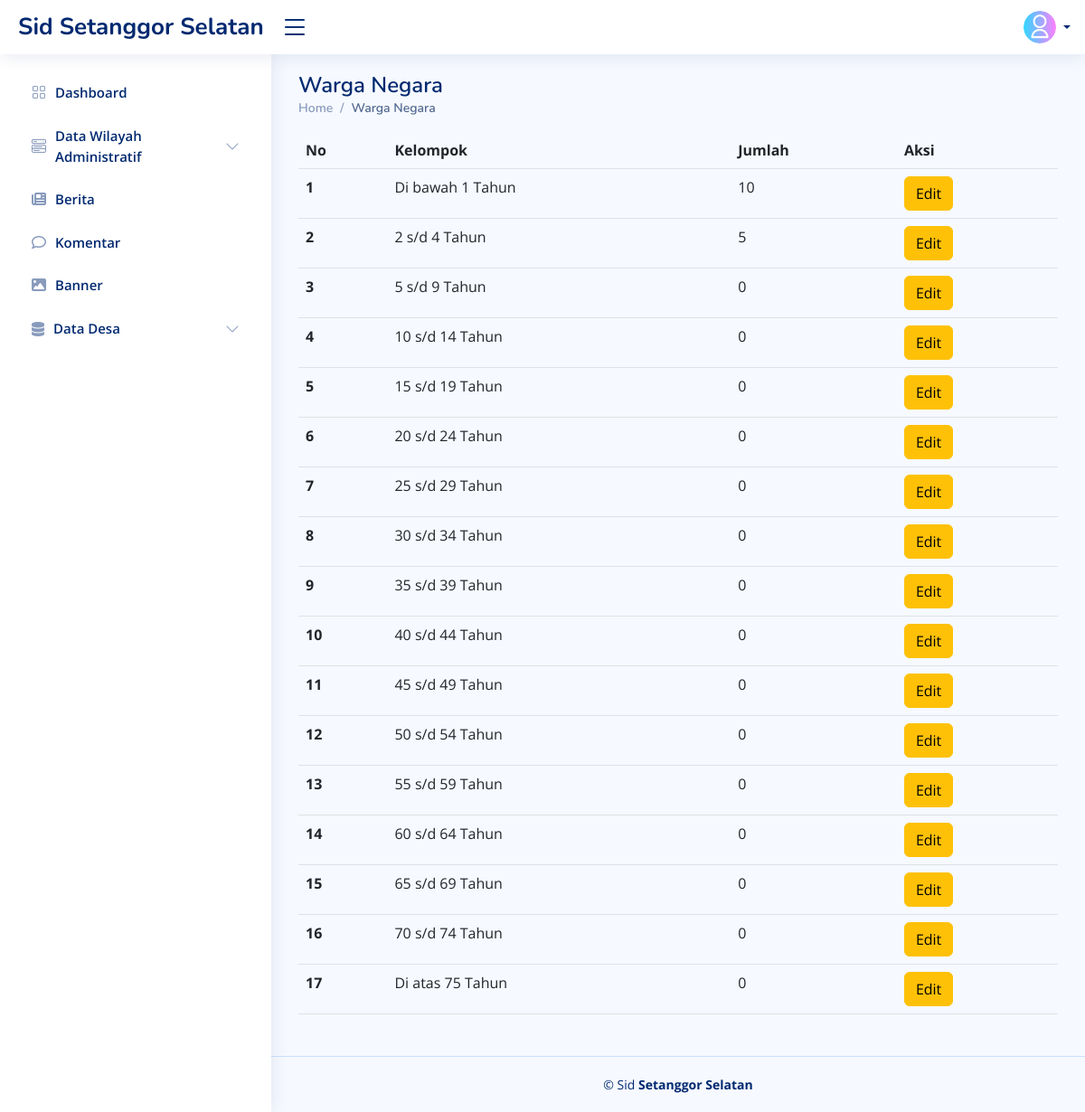
Screenshot of /index.php/admin_data_desa/warga_negara with the database file from the repository.
### tables this page shows
CREATE TABLE `warga_negara` (
  `id` int(11) NOT NULL,
  `kelompok` varchar(50) NOT NULL,
  `jumlah` int(11) NOT NULL
);

### application/helpers/sid_helper.php (called while the page is built, shortened)
<?php
function viewAdmin($folder, $file, $data)
{
    $ci = get_instance();
    $ci->load->view('admin/tamplates/header', $data);
    $ci->load->view('admin/tamplates/sidebar', $data);
    $ci->load->view('admin/' . $folder . '/' . $file, $data);
}

### application/controllers/Admin_data_desa.php (called while the page is built, shortened)
<?php
class Admin_data_desa extends CI_Controller{
    public function warga_negara(){
        $data['title'] = "Pendidikan Di Tempuh";
        $data['data'] = $this->db->get('warga_negara')->result_array();
        viewAdmin('Data_desa','warga_negara',$data);
    }
}

### index.php (called while the page is built, shortened)
<?php
require_once BASEPATH.'core/CodeIgniter.php';

### application/views/admin/Data_desa/warga_negara.php (the view, shortened to what this page needs)
<main id="main" class="main">
  <div class="pagetitle">
    <h1>Warga Negara</h1>
    <nav>
      <ol class="breadcrumb">
        <li class="breadcrumb-item"><a href="index.html">Home</a></li>
        <li class="breadcrumb-item active">Warga Negara</li>
      </ol>
    </nav>
  <section class="section dashboard">
    <div class="row">
      <div class="col-lg-12">
        <table class="table">
          <thead>
            <tr>
              <th scope="col">No</th>
              <th scope="col">Kelompok</th>
              <th scope="col">Jumlah</th>
              <th scope="col">Aksi</th>
            </tr>
          </thead>
          <tbody>
            <?php $no = 1; ?>
            <?php foreach ($data as $row) : ?>
              <tr>
                <th scope="row"><?= $no; ?></th>
                <td><?= $row['kelompok']; ?></td>
                <td><?= $row['jumlah']; ?></td>
                <td>
                  <a href="<?= base_url(); ?>Admin_data_desa/edit_warga_negara/<?= $row['id']; ?>" class="btn btn-warning">Edit</a>
                </td>
              </tr>
              <?php $no++; ?>
            <?php endforeach; ?>
          </tbody>
        </table>
      </div>
    </div>
  </section>
</main>

### assets/admin/assets/css/style.css (style rules this page uses)
:root { scroll-behavior: smooth; }
body { font-family: "Open Sans", sans-serif; background: #f6f9ff; color: #444444; }
a { color: #4154f1; text-decoration: none; }
h1, h2, h3, h4, h5, h6 { font-family: "Nunito", sans-serif; }
#main { margin-top: 60px; padding: 20px 30px; transition: all 0.3s; }
.pagetitle { margin-bottom: 10px; }
.pagetitle h1 { font-size: 24px; margin-bottom: 0; font-weight: 600; color: #012970; }
.breadcrumb { font-size: 14px; font-family: "Nunito", sans-serif; color: #899bbd; font-weight: 600; }
.breadcrumb a { color: #899bbd; transition: 0.3s; }
.breadcrumb .breadcrumb-item::before { color: #899bbd; }
.breadcrumb .active { color: #51678f; font-weight: 600; }
@media (min-width: 1200px) { #main, #footer { margin-left: 300px; } }

### rows the page displays
warga_negara: kelompok "Di bawah 1 Tahun", jumlah "10"
warga_negara: kelompok "2 s/d 4 Tahun", jumlah "5"
warga_negara: kelompok "5 s/d 9 Tahun", jumlah "0"
warga_negara: kelompok "10 s/d 14 Tahun", jumlah "0"
warga_negara: kelompok "15 s/d 19 Tahun", jumlah "0"
warga_negara: kelompok "20 s/d 24 Tahun", jumlah "0"
warga_negara: kelompok "25 s/d 29 Tahun", jumlah "0"
warga_negara: kelompok "30 s/d 34 Tahun", jumlah "0"
warga_negara: kelompok "35 s/d 39 Tahun", jumlah "0"
warga_negara: kelompok "40 s/d 44 Tahun", jumlah "0"
warga_negara: kelompok "45 s/d 49 Tahun", jumlah "0"
warga_negara: kelompok "50 s/d 54 Tahun", jumlah "0"
warga_negara: kelompok "55 s/d 59 Tahun", jumlah "0"
warga_negara: kelompok "60 s/d 64 Tahun", jumlah "0"
warga_negara: kelompok "65 s/d 69 Tahun", jumlah "0"
warga_negara: kelompok "70 s/d 74 Tahun", jumlah "0"
warga_negara: kelompok "Di atas 75 Tahun", jumlah "0"
